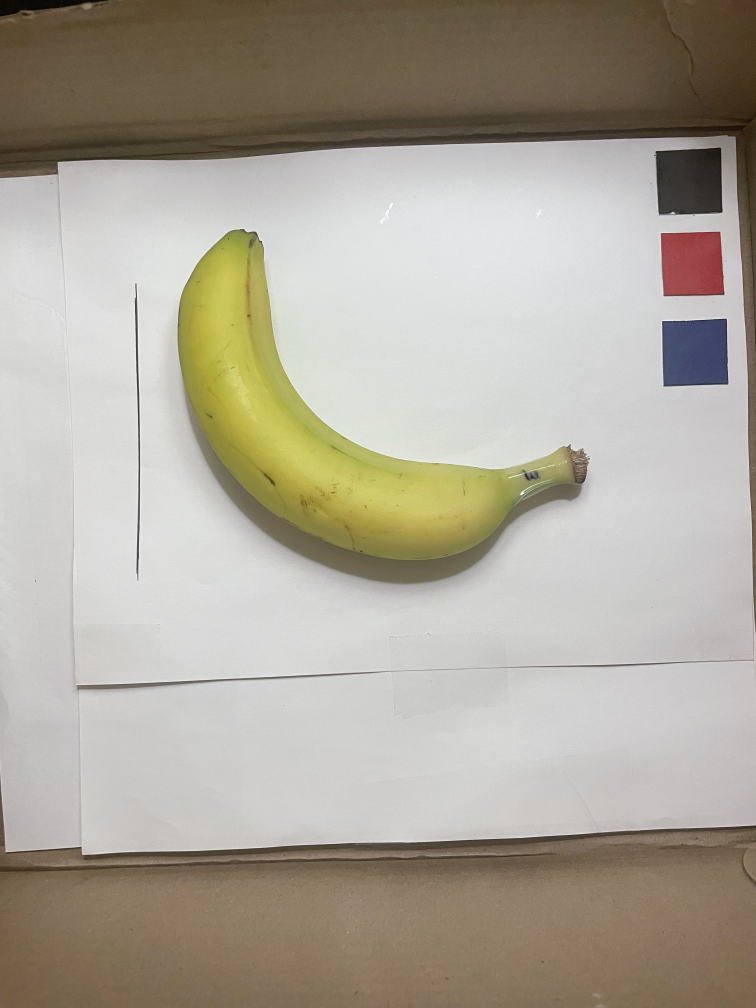
#> input picture Day_2/banana_2.jpeg, 3024 x 4032 px, found by its file name (shown at 1/4 size)
$ jupyter execute --allow-errors project3.ipynb
#> lines starting #> are read from the running program, lines starting #| are printed output that depends on the picture
# STATS 604: Bananas

[cell 1]
import numpy as np
import cv2
from matplotlib import pyplot as plt

[cell 2]
raw = cv2.imread("/Users/yppatel/Documents/PhD_Year2_Fall/STATS_604/SquishTest/before/banana_2.jpeg")
#> raw is the input picture: shape (4032, 3024, 3); mean B, G, R 153.1, 166, 172.3

[cell 3]
img = cv2.resize(raw, None, fx=0.15, fy=0.15)
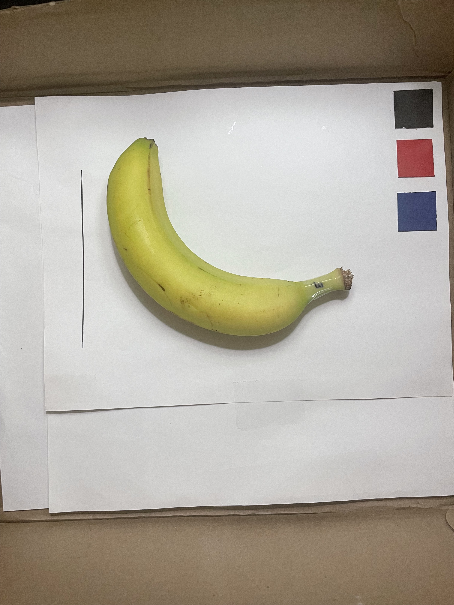
#> img: shape (605, 454, 3); mean B, G, R 152.9, 165.8, 172.2
img = cv2.blur(img, (5,5))

[cell 4]
W, H, _ = img.shape
#> W = 605; H = 454
blob = cv2.dnn.blobFromImage(img, scalefactor=1.0, size=(W, H), swapRB=False, crop=False)
#> (the rest of this cell did not finish here and is left out)


$ run again, with Day_2/banana_1.jpeg copied over Day_2/banana_2.jpeg
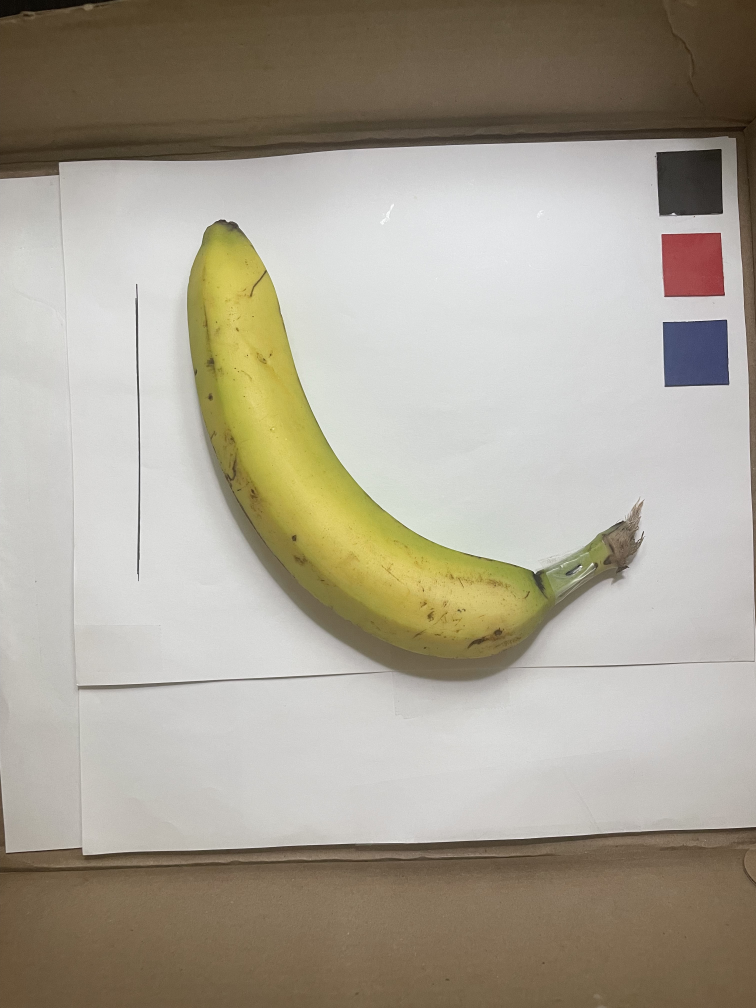
#> input picture Day_2/banana_1.jpeg, 3024 x 4032 px, found by its file name (shown at 1/4 size)
#> raw is the input picture: shape (4032, 3024, 3); mean B, G, R 146.6, 161.4, 168.4
#> `img = cv2.resize(raw, None, fx=0.15, fy=0.15)`:
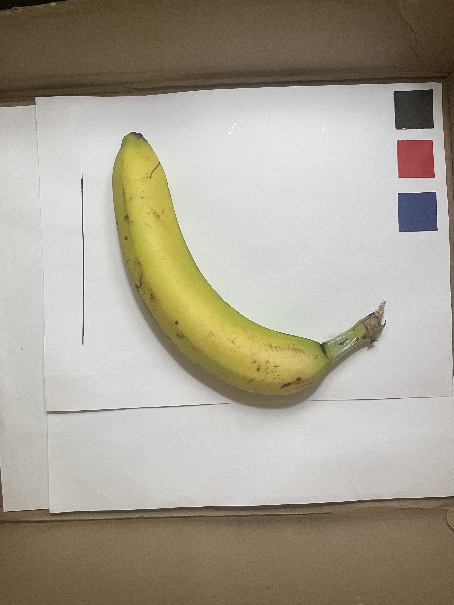
#> img: shape (605, 454, 3); mean B, G, R 146.4, 161.3, 168.3

$ run again, with Day_2/banana_10.jpeg copied over Day_2/banana_2.jpeg
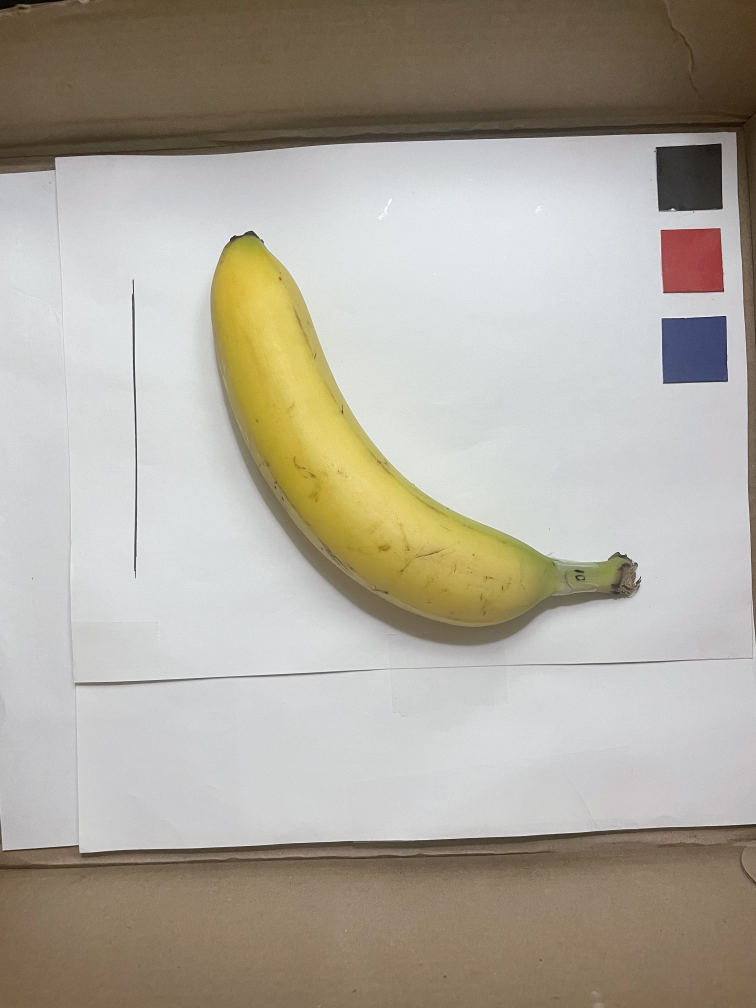
#> input picture Day_2/banana_10.jpeg, 3024 x 4032 px, found by its file name (shown at 1/4 size)
#> raw is the input picture: shape (4032, 3024, 3); mean B, G, R 156.3, 168.2, 174.5
#> `img = cv2.resize(raw, None, fx=0.15, fy=0.15)`:
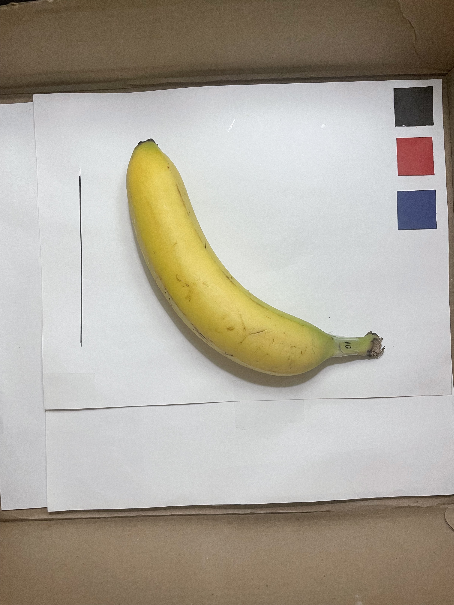
#> img: shape (605, 454, 3); mean B, G, R 156.1, 168.1, 174.3

$ run again, with Day_2/banana_11.jpeg copied over Day_2/banana_2.jpeg
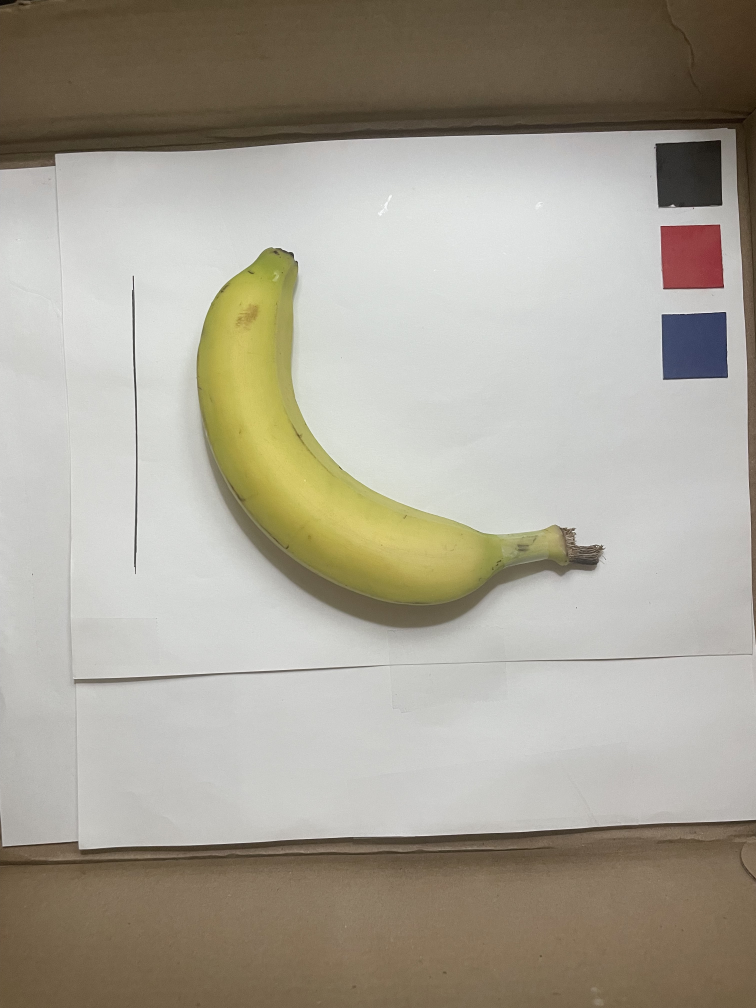
#> input picture Day_2/banana_11.jpeg, 3024 x 4032 px, found by its file name (shown at 1/4 size)
#> raw is the input picture: shape (4032, 3024, 3); mean B, G, R 148.7, 162, 167.7
#> `img = cv2.resize(raw, None, fx=0.15, fy=0.15)`:
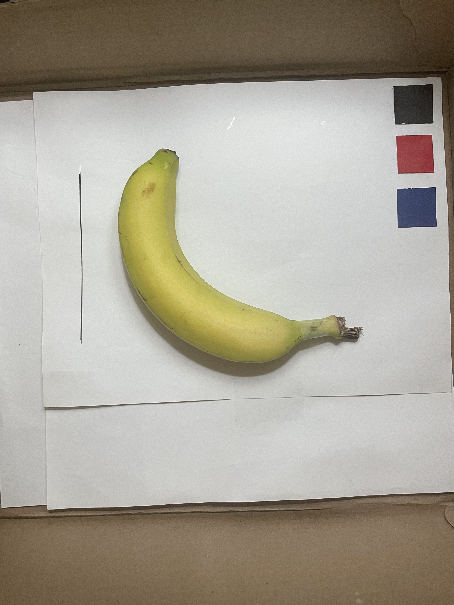
#> img: shape (605, 454, 3); mean B, G, R 148.6, 161.9, 167.5
